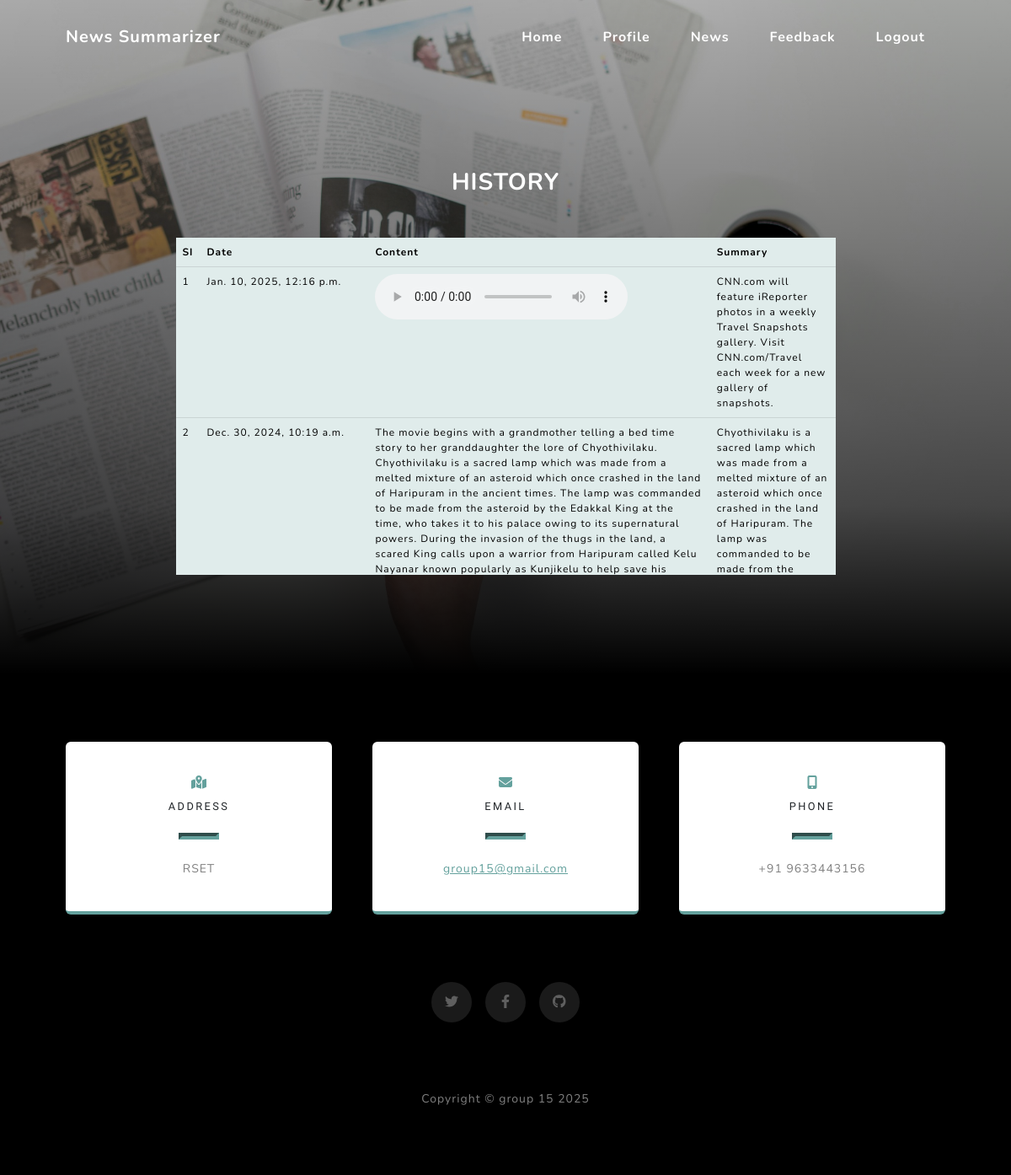
/user_video_history (signed in), run on the app's committed database.
### summary/models.py (models this page shows)
class Video_History(models.Model):
    user = models.ForeignKey(User,on_delete=models.CASCADE)
    video = models.CharField(max_length=200,null=True)
    summary = models.CharField(max_length=700)
    date_time = models.DateTimeField(auto_now_add=True)

class Text_History(models.Model):
    user = models.ForeignKey(User,on_delete=models.CASCADE)
    text_input = models.CharField(max_length=700)
    summary = models.CharField(max_length=700)
    date_time = models.DateTimeField(auto_now_add=True)

### summary/views.py (the view)
# urls.py: path('user_video_history', views.user_video_history),
def user_video_history(request):
    uid = request.session.get('uid')
    user = User.objects.get(loginid__id=uid)
    data_video = Video_History.objects.filter(user=user)
    data_text = Text_History.objects.filter(user=user)
    count = data_video.count()
    return render(request, "uservideohistory.html", {'data': data_video, 'data2': data_text, 'count': count})

### templates/uservideohistory.html (shortened to what this page needs)
{% extends 'userindex.html' %}
{% load static %}
{% block content %}
<link rel="stylesheet" href="https://cdnjs.cloudflare.com/ajax/libs/bootstrap-icons/1.5.0/font/bootstrap-icons.min.css">
<header class="masthead">
    <div class="container px-4 px-lg-5 h-100 align-items-center justify-content-center">
        <div style="height: 200px;">
        </div>
        <div class="container container-fluid mb-5 text-center" >
            <h3 style="color: white;text-transform: uppercase;font-weight: bolder;">History</h3>
        </div>
        <div id="vidhistory" class="justify-content-center w-100 h-50" style="overflow: auto;" >
            <center><table  class="table table-primary w-75" style="font-size: 12px;" >
                <tr style="position: sticky;width: 100%;">
                    <th>SI</th>
                    <th>Date</th>
                    <th>Content</th>
                    <th>Summary</th>
                </tr>
                {% for d in data %}
                <tr>
                    <td>{{ forloop.counter }}</td>
                    <td style="width: 200px;">{{ d.date_time }}</td>
                    <td><audio height="150px" controls>
                        <source src="{{ d.video }}" type="video/mp3" >
                        <source src="{{ d.video }}" type="video/ogg" >
                    </audio></td>
                    <td>{{ d.summary }}</td>
                </tr>
                {% endfor %}
                {% for d2 in data2 %}
                <tr>
                    <td>{{ forloop.counter|add:count }}</td>
                    <td style="width: 200px;">{{ d2.date_time }}</td>
                    <td>{{ d2.text_input }}></td>
                    <td>{{ d2.summary }}</td>
                </tr>
                {% endfor %}
            </table></center>
        </div>
    </div>
    <div style="height: 200px;">
    </div>
</header>
{% endblock %}

### data on the page
Video_History: date_time "Jan. 10, 2025, 12:16 p.m.", summary "CNN.com will feature iReporter photos in a weekly Travel Snapshots gallery. Visit CNN.com/Travel each week for a new gallery of snapshots."
Text_History: date_time "Dec. 30, 2024, 10:19 a.m.", text_input "The movie begins with a grandmother telling a bed time story to her granddaughter the lore of Chyothivilaku. Chyothivilaku is a sacred lamp which was made from a melted mixture of an asteroid which once crashed in the land of Haripuram in the ancient times. The lamp was commanded to be made from the asteroid by the Edakkal King at the time, who takes it to his palace owing to its supernatural powers. During the invasion of the thugs in the land, a scared King calls upon a warrior from Haripuram called Kelu Nayanar known popularly as Kunjikelu to help save his…", summary "Chyothivilaku is a sacred lamp which was made from a melted mixture of an asteroid which once crashed in the land of Haripuram. The lamp was commanded to be made from the…"
